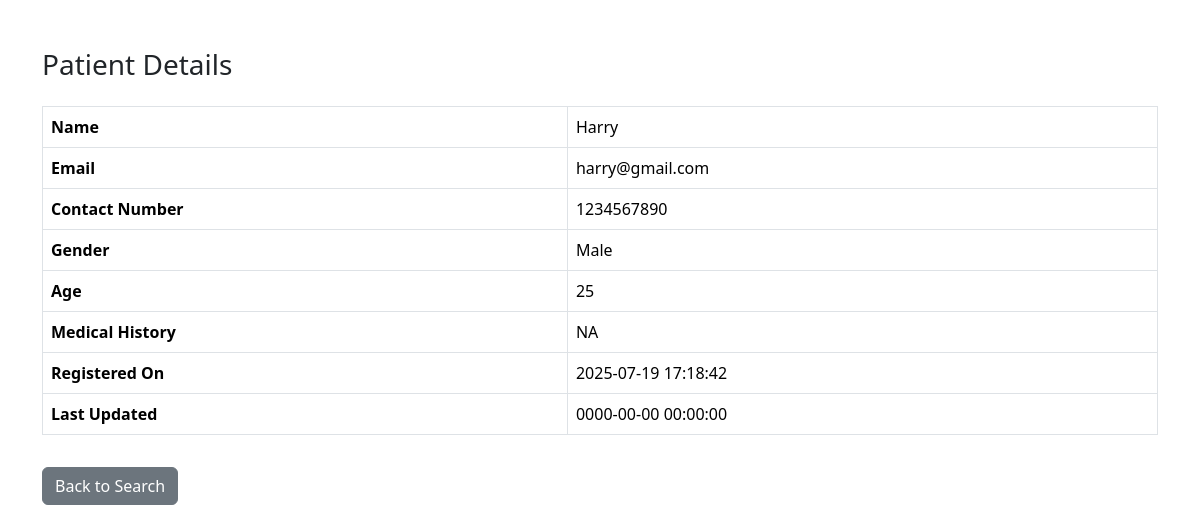
The app's page /admin/view-patient-admin.php?id=1 (signed in) with its own data.
### tables this page shows
CREATE TABLE `tblpatient` (
  `id` int(11) NOT NULL,
  `Docid` int(11) NOT NULL,
  `PatientName` varchar(100) NOT NULL,
  `PatientContno` varchar(20) NOT NULL,
  `PatientEmail` varchar(100) NOT NULL,
  `PatientGender` enum('Male','Female') NOT NULL,
  `PatientAdd` varchar(255) NOT NULL,
  `PatientAge` int(11) NOT NULL,
  `PatientMedhis` text DEFAULT NULL,
  `CreationDate` timestamp NOT NULL DEFAULT current_timestamp() ON UPDATE current_timestamp(),
  `UpdationDate` timestamp NOT NULL DEFAULT '0000-00-00 00:00:00'
);

### admin/view-patient-admin.php (the view, shortened to what this page needs)
<?php
$patientId = intval($_GET['id']);
$query = "SELECT * FROM tblpatient WHERE id = $patientId";
$result = mysqli_query($conn, $query);
$patient = mysqli_fetch_assoc($result);
?>
<!DOCTYPE html>
<html lang="en">
<head>
    <link href="https://cdn.jsdelivr.net/npm/bootstrap@5.3.7/dist/css/bootstrap.min.css" rel="stylesheet">
</head>
<body>
<div class="container mt-5">
    <h3 class="mb-4">Patient Details</h3>
    <table class="table table-bordered">
        <tr>
            <th>Name</th>
            <td><?= htmlspecialchars($patient['PatientName']) ?></td>
        </tr>
        <tr>
            <th>Email</th>
            <td><?= htmlspecialchars($patient['PatientEmail']) ?></td>
        </tr>
        <tr>
            <th>Contact Number</th>
            <td><?= htmlspecialchars($patient['PatientContno']) ?></td>
        </tr>
        <tr>
            <th>Gender</th>
            <td><?= htmlspecialchars($patient['PatientGender']) ?></td>
        </tr>
        <tr>
            <th>Age</th>
            <td><?= htmlspecialchars($patient['PatientAge']) ?></td>
        </tr>
        <tr>
            <th>Medical History</th>
            <td><?= nl2br(htmlspecialchars($patient['PatientMedhis'])) ?></td>
        </tr>
        <tr>
            <th>Registered On</th>
            <td><?= htmlspecialchars($patient['CreationDate']) ?></td>
        </tr>
        <tr>
            <th>Last Updated</th>
            <td><?= htmlspecialchars($patient['UpdationDate']) ?></td>
        </tr>
    </table>
    <a href="search-patient.php" class="btn btn-secondary mt-3">Back to Search</a>
</div>
</body>
</html>

### records on screen
tblpatient: PatientName "Harry", PatientEmail "harry@gmail.com", PatientContno "1234567890", PatientGender "Male", PatientAge "25", PatientMedhis "NA", CreationDate "2025-07-19 17:18:42", UpdationDate "0000-00-00 00:00:00"
